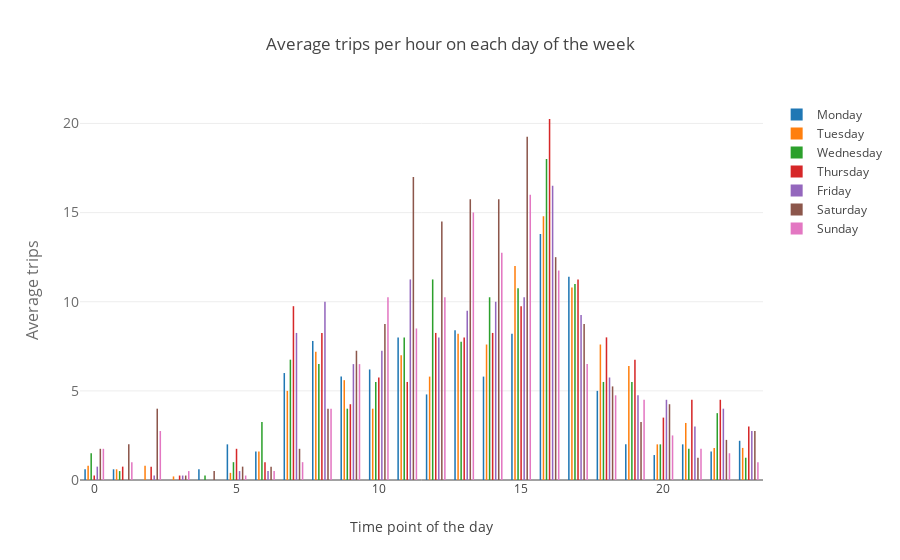

Notebook cell for this chart:
### Markdown cell above
- We can select the day to be shown by clicking the right-hand-side legend.
- As shown in the chart, 16:00-17:00 is the most common time of day for journeys to be undertaken.
- 11:00-18:00 is the popular time interval of the day.

    I try to compare the difference of bike usage between different days. However, there are 5 Mondays and Tuesdays in October, and as for other days, there are only 4. In this case, as the above chart is an absolute count of the trips on each day, the outputs are not comparable between Monday/Tuesday with other days. So I also make a chart of average count on each week per day, which could be used to compare within the week.

### Code cell
# Count the bike usage per hour on each day, average those counts number for each day
data = []
day = ["Monday",'Tuesday','Wednesday','Thursday','Friday','Saturday','Sunday']
for j,i in enumerate(bike_df.started_at.dt.dayofweek.unique()):
    data.append(
        go.Bar(
            # How many hours in a day
            x=bike_df[bike_df.started_at.dt.dayofweek==i].started_at.dt.hour.value_counts().sort_index().index,
            # Average the counts of trips per hour in a day
            y=(bike_df[bike_df.started_at.dt.dayofweek==i].started_at.dt.hour.value_counts()/
               len(bike_df[bike_df.started_at.dt.dayofweek==i].started_at.dt.day.value_counts())).sort_index(),
            # Legend
            name=day[j]
        )
    )


# Set the feature of the chart
layout = go.Layout(
    title='Average trips per hour on each day of the week',
    xaxis=dict(
        title='Time point of the day'
        ),
    yaxis=dict(
        title='Average trips',
        titlefont=dict(
            size=16,
            color='rgb(107, 107, 107)'
        ),
        tickfont=dict(
            size=14,
            color='rgb(107, 107, 107)'
        )
    ),
    barmode='group',
    bargap=0.25,
    bargroupgap=0.5
)

# Plot the graph
fig = go.Figure(data=data, layout=layout)
iplot(fig, filename='basic-bar')

### Figure 1 — Plotly figure (JSON) as saved in the notebook; plotly's stock layout.template omitted (floating-point values rounded to 4 significant figures)
{"data": [{"name": "Monday", "type": "bar", "uid": "3c2bdc58-f977-11e8-bbb2-9801a79eab69", "x": [0, 1, 4, 5, 6, 7, 8, 9, 10, 11, 12, 13, 14, 15, 16, 17, 18, 19, 20, 21, 22, 23], "y": [0.6, 0.6, 0.6, 2, 1.6, 6, 7.8, 5.8, 6.2, 8, 4.8, 8.4, 5.8, 8.2, 13.8, 11.4, 5, 2, 1.4, 2, 1.6, 2.2]}, {"name": "Tuesday", "type": "bar", "uid": "3c2bdf62-f977-11e8-be07-9801a79eab69", "x": [0, 1, 2, 3, 5, 6, 7, 8, 9, 10, 11, 12, 13, 14, 15, 16, 17, 18, 19, 20, 21, 22, 23], "y": [0.8, 0.6, 0.8, 0.2, 0.4, 1.6, 5, 7.2, 5.6, 4, 7, 5.8, 8.2, 7.6, 12, 14.8, 10.8, 7.6, 6.4, 2, 3.2, 1.8, 1.8]}, {"name": "Wednesday", "type": "bar", "uid": "3c2be110-f977-11e8-9710-9801a79eab69", "x": [0, 1, 4, 5, 6, 7, 8, 9, 10, 11, 12, 13, 14, 15, 16, 17, 18, 19, 20, 21, 22, 23], "y": [1.5, 0.5, 0.25, 1, 3.25, 6.75, 6.5, 4, 5.5, 8, 11.25, 7.75, 10.25, 10.75, 18, 11, 5.5, 5.5, 2, 1.75, 3.75, 1.25]}, {"name": "Thursday", "type": "bar", "uid": "3c2be26e-f977-11e8-b2a8-9801a79eab69", "x": [0, 1, 2, 3, 5, 6, 7, 8, 9, 10, 11, 12, 13, 14, 15, 16, 17, 18, 19, 20, 21, 22, 23], "y": [0.25, 0.75, 0.75, 0.25, 1.75, 1, 9.75, 8.25, 4.25, 5.75, 5.5, 8.25, 8, 8.25, 9.75, 20.25, 11.25, 8, 6.75, 3.5, 4.5, 4.5, 3]}, {"name": "Friday", "type": "bar", "uid": "3c2be3c2-f977-11e8-8161-9801a79eab69", "x": [0, 2, 3, 5, 6, 7, 8, 9, 10, 11, 12, 13, 14, 15, 16, 17, 18, 19, 20, 21, 22, 23], "y": [0.75, 0.25, 0.25, 0.5, 0.5, 8.25, 10, 6.5, 7.25, 11.25, 8, 9.5, 10, 10.25, 16.5, 9.25, 5.75, 4.75, 4.5, 3, 4, 2.75]}, {"name": "Saturday", "type": "bar", "uid": "3c2be518-f977-11e8-b782-9801a79eab69", "x": [0, 1, 2, 3, 4, 5, 6, 7, 8, 9, 10, 11, 12, 13, 14, 15, 16, 17, 18, 19, 20, 21, 22, 23], "y": [1.75, 2, 4, 0.25, 0.5, 0.75, 0.75, 1.75, 4, 7.25, 8.75, 17, 14.5, 15.75, 15.75, 19.25, 12.5, 8.75, 5.25, 3.25, 4.25, 1.25, 2.25, 2.75]}, {"name": "Sunday", "type": "bar", "uid": "3c2be64c-f977-11e8-8bcd-9801a79eab69", "x": [0, 1, 2, 3, 5, 6, 7, 8, 9, 10, 11, 12, 13, 14, 15, 16, 17, 18, 19, 20, 21, 22, 23], "y": [1.75, 1, 2.75, 0.5, 0.25, 0.5, 1, 4, 6.5, 10.25, 8.5, 10.25, 15, 12.75, 16, 11.75, 6.5, 4.75, 4.5, 2.5, 1.75, 1.5, 1]}], "layout": {"bargap": 0.25, "bargroupgap": 0.5, "barmode": "group", "title": "Average trips per hour on each day of the week", "xaxis": {"title": "Time point of the day"}, "yaxis": {"tickfont": {"color": "rgb(107, 107, 107)", "size": 14}, "title": "Average trips", "titlefont": {"color": "rgb(107, 107, 107)", "size": 16}}}}
